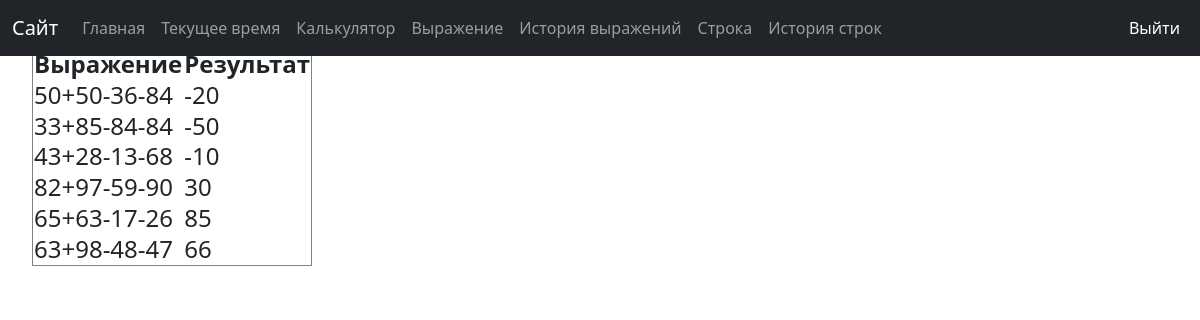
Before: /history/ with the older database file.
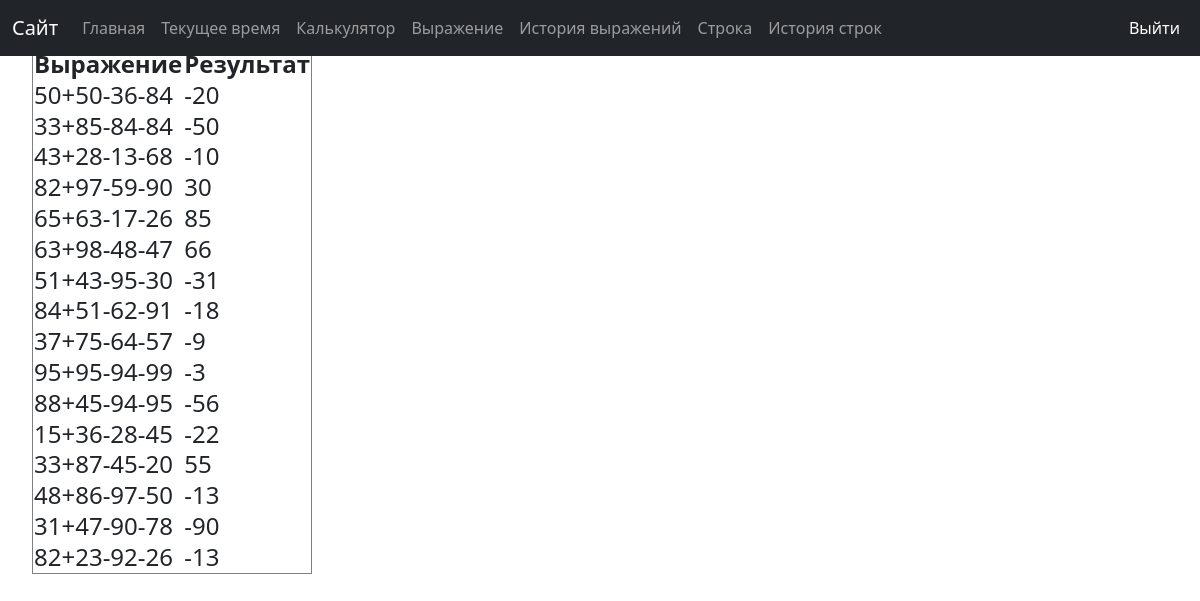
After: the same page with the newer database file.
### first_app/models.py (models this page shows)
class History(models.Model):
    expression = models.CharField(max_length=100)
    result = models.IntegerField()

### first_app/views.py (the view)
# urls.py: path('history/', views.history_page),
def history_page(request):
    expression_history = models.History.objects.all()
    context = {
        "comment_history": expression_history,
        "pagename": "history"
    }
    return render(request, "history.html", context)

### first_app/templates/history.html
{% extends 'base.html' %}
{% block content %}
    <table border="1px">
    <tr>
        <th>Выражение</th>
        <th>Результат</th>
    </tr>
    {% for item in comment_history %}
    <tr>
        <td> {{ item.expression }}</td>
        <td> {{ item.result }}</td>
    </tr>
    {% endfor %}
    </table>
{% endblock %}

### first_app/templates/base.html (shortened to what this page needs)
<!DOCTYPE html>
<html lang="en">
<head>
        <link href="https://cdn.jsdelivr.net/npm/bootstrap@5.1.3/dist/css/bootstrap.min.css" rel="stylesheet"
>
</head>
<body>
    <br>Меню: <a href="/">Главная</a> <a href="/time/">Текущее время </a> <a href="/calc/">Калькулятор </a> <a href="/expression/">Выражение </a> <a href="/history/">История выражений </a><br/>
    <nav class="navbar navbar-expand-md navbar-dark fixed-top bg-dark">
        <div class="container-fluid">
            <a class="navbar-brand" href="/">Сайт</a>
            <div class="collapse navbar-collapse" id="navbarCollapse">
                <ul class="navbar-nav me-auto mb-2 mb-md-0">
                    <li class="nav-item">
                        <a class="nav-link" href="/">Главная</a>
                    </li>
                    <li class="nav-item">
                        <a class="nav-link" href="/time/">Текущее время</a>
                    </li>
                    <li class="nav-item">
                        <a class="nav-link" href="/calc/">Калькулятор</a>
                    </li>
                    <li class="nav-item">
                        <a class="nav-link" href="/expression/">Выражение</a>
                    </li>
                    <li class="nav-item">
                        <a class="nav-link" href="/history/">История выражений</a>
                    </li>
                    <li class="nav-item">
                        <a class="nav-link" href="/str2words/">Строка</a>
                    </li>
                    <li class="nav-item">
                        <a class="nav-link" href="/str_history/">История строк</a>
                    </li>
                </ul>
                <ul class="navbar-nav d-flex">
                    <li class="nav-item">
                        <a class="nav-link active" href="#">Выйти</a>
                    </li>
                </ul>
            </div>
        </div>
    </nav>
    <h4>
        <ul>
            {% block content %}{% endblock %}
        </ul>
    </h4>
</body>
</html>

Changed rows visible on the page:
added History: expression "51+43-95-30", result "-31"
added History: expression "84+51-62-91", result "-18"
added History: expression "37+75-64-57", result "-9"
added History: expression "95+95-94-99", result "-3"
added History: expression "88+45-94-95", result "-56"
added History: expression "15+36-28-45", result "-22"
added History: expression "33+87-45-20", result "55"
added History: expression "48+86-97-50", result "-13"
added History: expression "31+47-90-78", result "-90"
added History: expression "82+23-92-26", result "-13"
